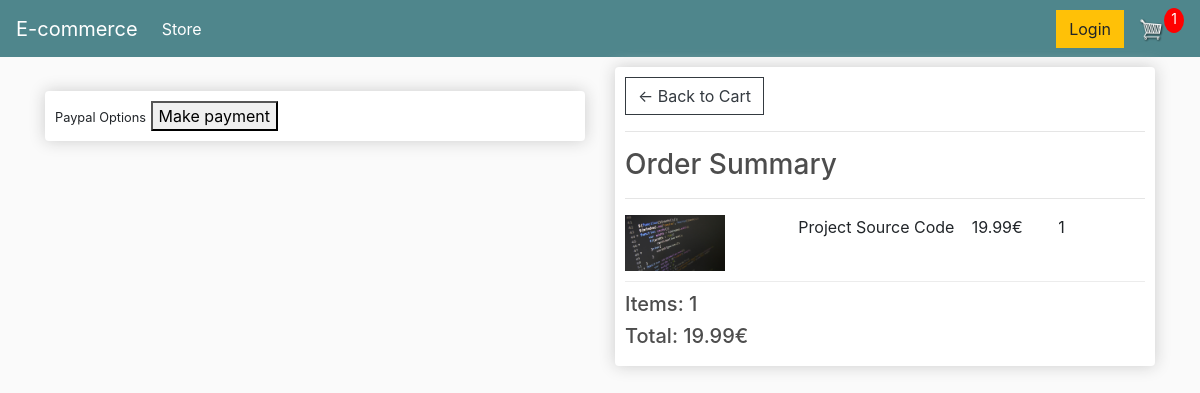
The page /checkout/ (signed in) on the database as committed earlier.
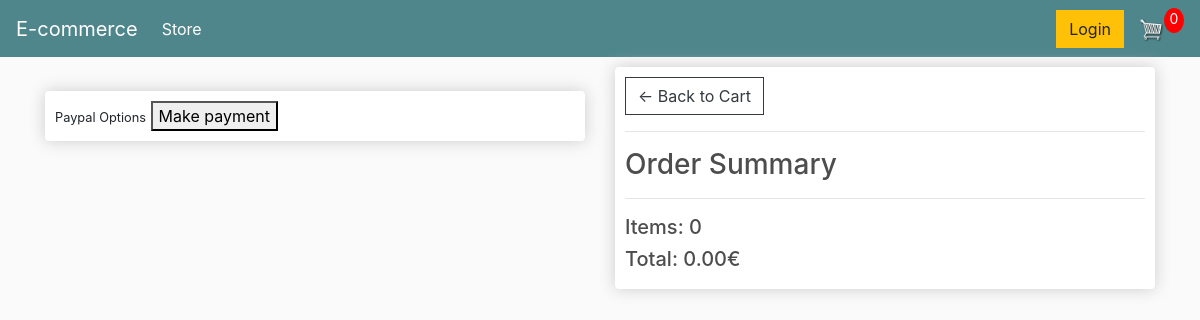
The same page on the database as committed later.
### store/models.py (models this page shows, shortened)
class OrderItem(models.Model):
    product = models.ForeignKey(Product, on_delete= models.SET_NULL, blank=True, null=True)
    order = models.ForeignKey(Order, on_delete= models.SET_NULL, blank=True, null=True)
    quantity = models.IntegerField(default=0, null=True, blank=True)
    date_added = models.DateField(auto_now_add=True)
    @property
    def get_total(self):
        total = self.product.price * self.quantity
        return total

class Product(models.Model):
    name = models.CharField(max_length=200, null=True)
    price = models.DecimalField(max_digits=8, decimal_places=2)
    digital = models.BooleanField(default=False, null=True, blank=False)
    image = models.ImageField(null=True, blank=True)
    @property
    def imageURL(self):
        try:
            url = self.image.url
        except:
            url = ''
        return url

class Order(models.Model):
    customer = models.ForeignKey(Customer, on_delete= models.SET_NULL, blank=True, null=True)
    date_ordered = models.DateField(auto_now_add=True)
    complete = models.BooleanField(default=False, null=True, blank=False)
    transaction_id = models.CharField(max_length=200, null=True)
    @property
    def shipping(self):
        shipping = False
        orderitems = self.orderitem_set.all()
        for i in orderitems:
            if i.product.digital == False:
                shipping = True
        return shipping
    @property
    def get_cart_total(self):
        orderitems = self.orderitem_set.all()
        total = sum([item.get_total for item in orderitems])
        return total
    @property
    def get_cart_items(self):
        orderitems = self.orderitem_set.all()
        total = sum([item.quantity for item in orderitems])
        return total

### store/views.py (the view)
# urls.py: path('checkout/', views.checkout, name='checkout'),
def checkout(request):
    if request.user.is_authenticated:
        customer = request.user.customer
        order, created = Order.objects.get_or_create(customer=customer, complete=False)
        items = order.orderitem_set.all()
        cartItems = order.get_cart_items
    else:
        items = []
        order = {'get_cart_total': 0, 'get_cart_items':0, 'shipping':False}
        cartItems = order['get_cart_items']
    context = {'items':items, 'order':order, 'cartItems': cartItems}
    return render(request, 'store/checkout.html', context)

### store/templates/store/checkout.html (shortened to what this page needs)
{% extends 'store/main.html' %}
{% load static %}
{% block content %}
     <div class="row">
		<div class="col-lg-6">
			<br>
			<div class="box-element hidden" id="payment-info">
				<small>Paypal Options</small>
				<button id='make-payment'>Make payment</button>
			</div>
		</div>
		<div class="col-lg-6">
			<div class="box-element">
				<a  class="btn btn-outline-dark" href="{% url 'cart' %}">&#x2190; Back to Cart</a>
				<hr>
				<h3>Order Summary</h3>
				<hr>
				{% for item in items %}
				<div class="cart-row">
					<div style="flex:2"><img class="row-image" src="{{item.product.imageURL}}"></div>
					<div style="flex:2"><p>{{item.product.name}}</p></div>
					<div style="flex:1"><p>{{item.product.price}}€</p></div>
					<div style="flex:1"><p>{{item.quantity}}</p></div>
				</div>
				{% endfor %}
				<h5>Items: {{order.get_cart_items}}</h5>
				<h5>Total: {{order.get_cart_total | floatformat:2}}€</h5>
			</div>
		</div>
	</div>
{% endblock content %}

Rows that differ between the two databases and show on the page:
removed OrderItem: product.imageURL (picture), product.name "Project Source Code", product.price "19.99", quantity "1"
no longer on this page (row edited): Order: get_cart_items "1", get_cart_total "19.99"
added Order: get_cart_items "0", get_cart_total "0.00"
Other text that changed with them:
{{ cartItems }}: "1" → "0"
